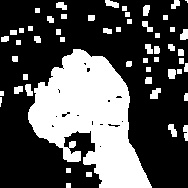
#> input picture datasets/training_set/fist/fist_10 (副本).jpg, 188 x 188 px, given in place of the camera
$ jupyter execute DataCollectection.ipynb
#> lines starting #> are read from the running program, lines starting #| are printed output that depends on the picture; after the words box and inside, x2 and y2 are one past the last pixel; in counts of white or black regions, pixels touching at a corner belong together
[cell 1]
import sys
import os
import numpy as np
import cv2
(major_ver, minor_ver, subminor_ver) = (cv2.__version__).split('.')
print('OpenCV Version: {}.{}.{}'.format(major_ver, minor_ver, subminor_ver))

[cell 2]
# OpenCV feature tracker.
def setup_tracker(ttype):
    tracker_types = ['BOOSTING', 'MIL', 'KCF', 'TLD', 'MEDIANFLOW', 'GOTURN']
    tracker_type = tracker_types[ttype]

    if tracker_type == 'BOOSTING':
        tracker = cv2.TrackerBoosting_create()
    if tracker_type == 'MIL':
        tracker = cv2.TrackerMIL_create()
    if tracker_type == 'KCF':
        tracker = cv2.TrackerKCF_create()
    if tracker_type == 'TLD':
        tracker = cv2.TrackerTLD_create()
    if tracker_type == 'MEDIANFLOW':
        tracker = cv2.TrackerMedianFlow_create()
    if tracker_type == 'GOTURN':
        tracker = cv2.TrackerGOTURN_create()
    return tracker


# Helper function for applying a mask to an array
def mask_array(array, imask):
    if array.shape[:2] != imask.shape:
        raise Exception("Shapes of input and imask are incompatible")
    output = np.zeros_like(array, dtype=np.uint8)
    for i, row in enumerate(imask):
        output[i, row] = array[i, row]
    return output

[cell 3]
classes = {0: 'fist', 1: 'five', 2: 'point', 3: 'swing'}

CURR_POSE = 'fist'
DATASET_DIR = os.getcwd() + '/datasets/training_set'
# DATASET_DIR = os.getcwd() + '/datasets/valid_set'

video = cv2.VideoCapture(0)
if not video.isOpened():
    print("Could not open video")
    sys.exit()

ok, frame = video.read()
#> frame is the input picture: shape (188, 188, 3); min 0, max 255, mean 83.4
if not ok:
    print("Cannot read video")
    sys.exit()

# OpenCV dialation and erosion kernel
kernel = np.ones((3, 3), np.uint8)

# Tracking Bounding box -> (TopRightX, TopRightY, Width, Height)
# Tracking box of size 128x128
bbox_initial = (60, 60, 188, 188)
bbox = bbox_initial

# Tracking status, -1 for not tracking, 0 for unsuccessful tracking, 1 for successful tracking
tracking = -1

positions = {'hand_pose': (15, 40), 'fps': (15, 20)}

img_count = 0
bg = frame.copy()

while True:
    ok, frame = video.read()
    display = frame.copy()
    if not ok:
        break

    timer = cv2.getTickCount()

    diff = cv2.absdiff(bg, frame)
#> diff: shape (188, 188, 3); every value is 0
    mask = cv2.cvtColor(diff, cv2.COLOR_BGR2GRAY)
#> mask: shape (188, 188); every value is 0

    th, thresh = cv2.threshold(mask, 10, 255, cv2.THRESH_BINARY)

    opening = cv2.morphologyEx(thresh, cv2.MORPH_OPEN, kernel)
    closing = cv2.morphologyEx(opening, cv2.MORPH_CLOSE, kernel)
    img_dilation = cv2.dilate(closing, kernel, iterations=1)

    imask = img_dilation > 0
    # Get foreground from mask
    foreground = mask_array(frame, imask)

    # If tracking is active, update the tracker
    if tracking != -1:
        tracking, bbox = tracker.update(foreground)
        tracking = int(tracking)

    hand_crop = img_dilation[int(bbox[1]):int(bbox[1] + bbox[3]),
                             int(bbox[0]):int(bbox[0] + bbox[2])]
#> hand_crop: shape (128, 128); every value is 0

    # Draw bounding box
    p1 = (int(bbox[0]), int(bbox[1]))
    p2 = (int(bbox[0] + bbox[2]), int(bbox[1] + bbox[3]))
    cv2.rectangle(display, p1, p2, (255, 0, 0), 2, 1)
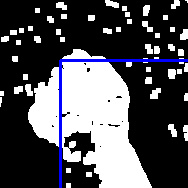
#> display: shape (188, 188, 3); mean B, G, R 85.9, 80.4, 80.4

    # Calculate Frames per second (FPS)
    fps = cv2.getTickFrequency() / (cv2.getTickCount() - timer)
    cv2.putText(display, "FPS : " + str(int(fps)), positions['fps'],
                cv2.FONT_HERSHEY_SIMPLEX, 0.65, (50, 170, 50), 2)
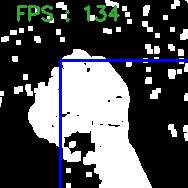
#> display: shape (188, 188, 3); 1.64% of pixels changed, all inside (x1, y1, x2, y2) = (17, 5, 120, 22)

    # Display result
    cv2.imshow("display", display)
    # Display diff
    cv2.imshow("diff", diff)
    # Display thresh
    cv2.imshow("thresh", thresh)
    # Display mask
    cv2.imshow("img_dilation", img_dilation)
    try:
        # Display hand_crop
        cv2.imshow("hand_crop", hand_crop)
    except:
        pass

    k = cv2.waitKey(1) & 0xff
#> (key Esc is pressed here)

    if k == 27: break  # ESC pressed
    elif k == 114 or k == 112:
        # r pressed
        bg = frame.copy()
        bbox = bbox_initial
        tracking = -1
    elif k == 116:
        # t pressed
        # Initialize tracker with first frame and bounding box
        tracker = setup_tracker(2)
        tracking = tracker.init(frame, bbox)
    elif k == 115:
        # s pressed
        img_count += 1
        dname = os.path.join(DATASET_DIR, CURR_POSE)
        fname = os.path.join(DATASET_DIR, CURR_POSE,
                             "{}_{}.jpg".format(CURR_POSE, img_count))
        if not os.path.isdir(dname):
            os.mkdir(dname)
        done = False
        try:
            done = cv2.imwrite(fname, hand_crop)
        except:
            pass
        if not done:
            print('Fail to save to ', fname)
        else:
            print('Save to ', fname)
    elif k != 255:
        print(k)

cv2.destroyAllWindows()
video.release()

$ run again, on datasets/training_set/fist/fist_143 (副本).jpg
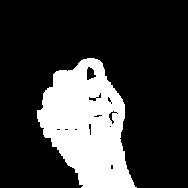
#> input picture datasets/training_set/fist/fist_143 (副本).jpg, 188 x 188 px, given in place of the camera
#> frame is the input picture: shape (188, 188, 3); min 0, max 255, mean 58.6
#> diff: shape (188, 188, 3); every value is 0
#> mask: shape (188, 188); every value is 0
#> hand_crop: shape (128, 128); every value is 0
#> `cv2.rectangle(display, p1, p2, (255, 0, 0), 2, 1)`:
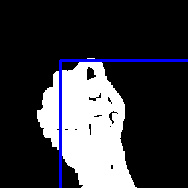
#> display: shape (188, 188, 3); mean B, G, R 61.9, 56.3, 56.3
#> `cv2.putText(display, "FPS : " + str(int(fps)), positions['fps'], cv2.F..`:
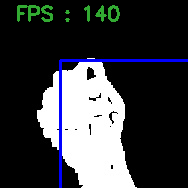
#> display: shape (188, 188, 3); 1.67% of pixels changed, all inside (x1, y1, x2, y2) = (17, 5, 120, 22)
